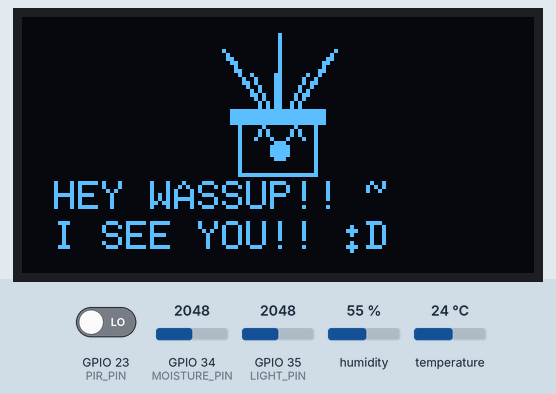
Bench run of a sketch on a simulated ESP32. Parts: 128×64 one-colour display. The test bench sets the inputs (shaded band); at power-on: GPIO 34 (MOISTURE_PIN) = 2048, GPIO 35 (LIGHT_PIN) = 2048, temperature 24 °C, GPIO 23 (PIR_PIN) LOW, humidity 55 % (analog values on the 0–4095 scale). WiFi joins after 1.5 s; servers stay silent unless stated; uploads are accepted with an empty reply; what the sketch prints to the serial monitor is not drawn.

Above: at 5.5 s.
5.6 s: GPIO 34 (MOISTURE_PIN) set to 2955
At 9.7 s:
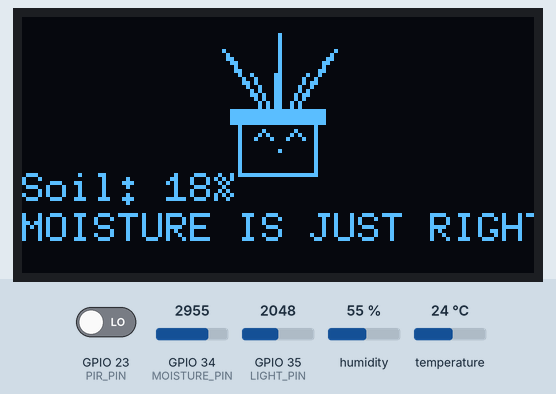
12.3 s: GPIO 34 (MOISTURE_PIN) set to 3040
At 13.5 s:
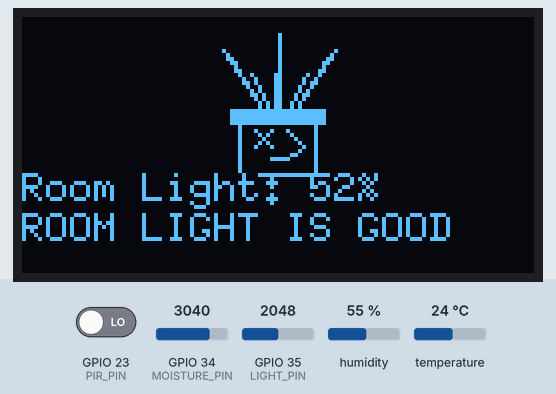
14.7 s: GPIO 35 (LIGHT_PIN) set to 3972
At 16.7 s:
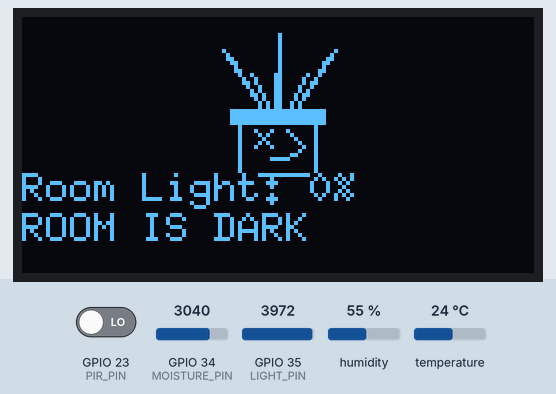
16.9 s: temperature set to 12 °C
At 20.5 s:
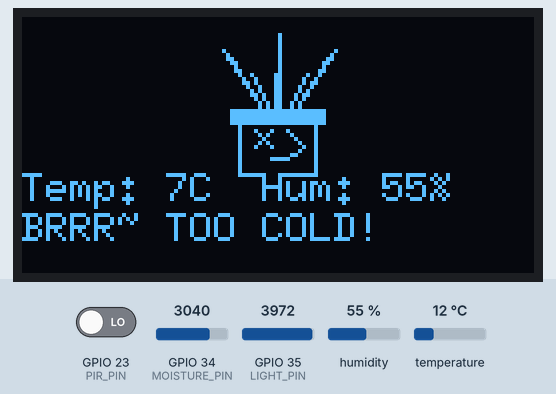
21.2 s: temperature set to 19 °C
At 22.7 s:
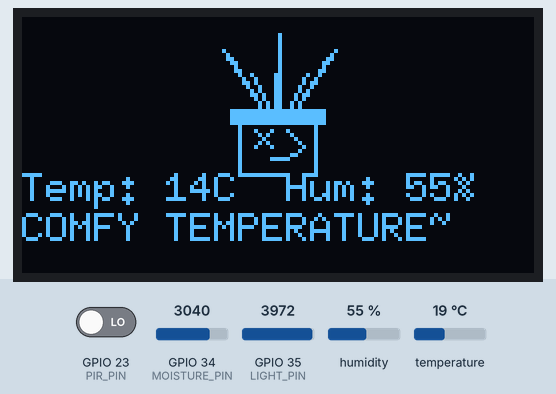
27.8 s: GPIO 23 (PIR_PIN) driven HIGH
At 28.8 s:
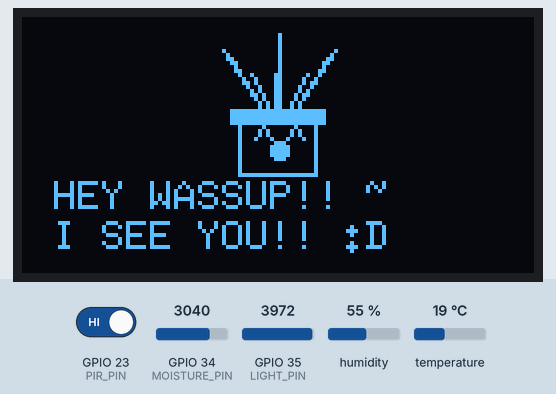
Timing chart, 0 to 30.5 s (numbered marks = the images above; inputs shaded):
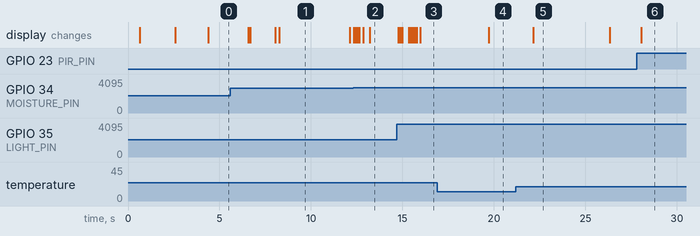

Measured:
- the behaviour switches between 2996 and 2997 on GPIO 34 (MOISTURE_PIN) (found by bisection; images 1 and 2)
- after the input at 14.7 s, the display: first changes after 0.07 s (image 3 shows a later state)
- after the input at 16.9 s, the display: changes after 2.8 s (image 4)
- after the input at 21.2 s, the display: changes after 0.94 s (image 5)
- after the input at 27.8 s, the display: changes after 0.25 s (image 6)
- what the display in image 5 shows lasts 4.2 s, from 22.1 s to 26.3 s

The sketch:

Aloepot.ino
```cpp
#include <Arduino.h>
#include <ArduinoJson.h>
#include <DHT.h>
#include <HTTPClient.h>
#include <U8g2lib.h>
#include <WiFi.h>

// Hardware I2C constructor for SSD1306 OLED (default SCL=22, SDA=21)
U8G2_SSD1306_128X64_NONAME_F_HW_I2C u8g2(U8G2_R0, /* reset=*/U8X8_PIN_NONE);

// --- PIN DEFINITIONS ---
const int MOISTURE_PIN = 34; // Soil Moisture Sensor (Analog)
const int LIGHT_PIN = 35;    // LDR Light Sensor (Analog)
const int PIR_PIN = 23;      // Motion Sensor (Digital)
const int DHT_PIN = 4;       // DHT11 Temp/Humidity Sensor (GPIO 4)

#define DHTTYPE DHT11
DHT dht(DHT_PIN, DHTTYPE);

// --- SENSOR CALIBRATION DATA ---
// Capacitive Soil Moisture: Dry air ~3300, Saturated water ~1400
const int DRY_RAW_SOIL = 3300;  // Dry air / dry soil -> 0%
const int WET_RAW_SOIL = 1400;  // Water / wet soil -> 100%
const int DRY_THRESHOLD = 15;   // Aloe Vera: Water when <= 15%

// LDR Light Sensor: Darkness ~3900, Indoor ambient ~1400-2400, Bright direct ~400
const int DARK_RAW_LIGHT = 3900;  // Total Darkness -> 0%
const int BRIGHT_RAW_LIGHT = 400; // Bright Direct Light -> 100%
const int LIGHT_THRESHOLD = 30;   // Aloe Vera needs >= 30% light

// --- TIMING & DISPLAY ---
unsigned long lastMotionTime = 0;
bool isDisplayOn = true; // Keep OLED screen ALWAYS on so it never goes black

// Screen mode rotation: 6.5s per screen (relaxed, easy to read)
const unsigned long SCREEN_ROTATE_INTERVAL_MS = 6500;
unsigned long modeSwitchTimer = 0;
int displayState = 0; // 0 = Greeting, 1 = Soil, 2 = Light, 3 = Temp/Humidity, 4 = Weather/Rain

// Motion greeting lock (ensures greeting stays visible for 4s without constant re-triggering)
unsigned long greetingLockUntil = 0;
unsigned long lastOledGreetingTime = 0;
const unsigned long OLED_GREETING_COOLDOWN_MS = 600000; // 10 minutes (600,000 ms) between routine greetings
bool motionGreetingActive = false;
bool previousMotionState = false;

// Display rendering refresh timer (smooth 30 FPS rendering)
unsigned long lastDisplayRefresh = 0;
const unsigned long DISPLAY_REFRESH_INTERVAL_MS = 100;

// Weather state received from backend
bool isRaining = false;

// Filtered / smoothed sensor state (Exponential Moving Average)
float smoothedSoilPercent = -1.0;
float smoothedLightPercent = -1.0;

// Person recognition state received from backend
int personStatus = 0; // 0 = None (generic motion), 1 = Meenakshi, 2 = Stranger
int previousPersonStatus = 0;
String personName = "";
String greetingLine1 = "HEY WASSUP!! ~";
String greetingLine2 = "I SEE YOU!! :D";
unsigned long lastPersonDetectedTime = 0;
const unsigned long PERSON_ACTIVE_TIMEOUT_MS = 30000; // Person greeting active for 30s
unsigned long lastStrangerGreetingTime = 0;
bool strangerGreetedOnce = false; // Only trigger stranger alert 1 time

// --- WIFI + BACKEND CONFIG ---
const char *WIFI_SSID = "meeeeen";
const char *WIFI_PASSWORD = "1234567890";
const char *SERVER_URL = "http://10.214.189.5:5000/api/sensor-data"; // Flask Backend IP
const char *DEVICE_ID = "aloe-pot-01";

const unsigned long SEND_INTERVAL_MS = 5000; // Send periodic data every 5s
unsigned long lastSendTime = 0;
const unsigned long MOTION_POST_INTERVAL_MS = 4000; // Cooldown between immediate motion posts
unsigned long lastMotionPostTime = 0;

// Sensor connection flags
const bool MOISTURE_SENSOR_CONNECTED = true;
const bool LIGHT_SENSOR_CONNECTED = true;
const bool PIR_SENSOR_CONNECTED = true;
const bool DHT_SENSOR_CONNECTED = true;

// --- DHT11 CALIBRATION & TIMING ---
// DHT11 needs at least 2 seconds between reads to prevent sensor self-heating
const unsigned long DHT_SAMPLE_INTERVAL_MS = 2500;
unsigned long lastDHTSampleTime = 0;
float cachedTempC = 25.0;
float cachedHum = 50.0;
// Compensates for ESP32 Wi-Fi module & linear regulator PCB heat radiated to DHT11:
const float TEMP_CALIBRATION_OFFSET_C = -4.5; // Compensates for ESP32 self-heating
const float TEMP_TOO_HOT_C = 31.0;            // Aloe vera is a succulent; thrives up to 31 C (88 F)
const float TEMP_TOO_COLD_C = 13.0;           // Cold alert threshold

// Forward function declarations
void handlePersonStatusUpdate(int s, unsigned long now, String l1 = "", String l2 = "");
bool sendSensorData(int moisturePercent, int lightPercent, float tempC, float hum, bool motionDetected);
void drawAloeVera(bool isHappy, bool isGreeting, int personMode = 0, bool isBlinking = false);

// --- SMOOTHING FILTER (32-sample oversampling with min/max outlier rejection) ---
int getSmoothedRead(int pin) {
  long sum = 0;
  int minVal = 4096;
  int maxVal = 0;
  for (int i = 0; i < 32; i++) {
    int val = analogRead(pin);
    if (val < minVal) minVal = val;
    if (val > maxVal) maxVal = val;
    sum += val;
    delayMicroseconds(150);
  }
  // Discard the single lowest and highest noise spikes
  return (sum - minVal - maxVal) / 30;
}

void connectWiFi() {
  WiFi.disconnect(true);
  delay(300);
  WiFi.mode(WIFI_STA);

  WiFi.begin(WIFI_SSID, WIFI_PASSWORD);
  Serial.print("Connecting to WiFi");

  unsigned long startAttempt = millis();
  while (WiFi.status() != WL_CONNECTED && millis() - startAttempt < 12000) {
    delay(400);
    Serial.print(".");
  }

  if (WiFi.status() == WL_CONNECTED) {
    Serial.println("\nWiFi connected! IP: " + WiFi.localIP().toString());
  } else {
    Serial.println("\nWiFi connection failed - continuing offline, will retry.");
  }
}

void setup() {
  Serial.begin(115200);
  delay(600);

  analogSetAttenuation(ADC_11db);
  analogReadResolution(12);

  pinMode(MOISTURE_PIN, INPUT);
  pinMode(LIGHT_PIN, INPUT);
  // Using INPUT_PULLDOWN stabilizes the PIR output on ESP32 GPIO 23
  pinMode(PIR_PIN, INPUT_PULLDOWN);

  dht.begin();

  u8g2.begin();
  u8g2.setPowerSave(0);
  isDisplayOn = true;
  lastMotionTime = millis();

  // Startup splash screen
  u8g2.clearBuffer();
  u8g2.setFont(u8g2_font_6x10_tf);
  u8g2.setCursor(10, 28);
  u8g2.print("AloePulse");
  u8g2.setCursor(10, 44);
  u8g2.print("WiFi: ");
  u8g2.print(WIFI_SSID);
  u8g2.sendBuffer();

  connectWiFi();

  u8g2.clearBuffer();
  u8g2.setFont(u8g2_font_6x10_tf);
  if (WiFi.status() == WL_CONNECTED) {
    u8g2.setCursor(16, 20);
    u8g2.print("WiFi Connected!");
    u8g2.setCursor(10, 36);
    u8g2.print("IP: ");
    u8g2.print(WiFi.localIP().toString().c_str());
    u8g2.setCursor(12, 52);
    u8g2.print("AloePulse Online :)");
  } else {
    u8g2.setCursor(16, 25);
    u8g2.print("WiFi Offline :(");
    u8g2.setCursor(5, 42);
    u8g2.print("Running in Standalone");
  }
  u8g2.sendBuffer();
  delay(1500);

  // Initial sensor read & transmission
  int initMoist = 0;
  if (MOISTURE_SENSOR_CONNECTED) {
    int rawSoil = getSmoothedRead(MOISTURE_PIN);
    initMoist = constrain(map(rawSoil, DRY_RAW_SOIL, WET_RAW_SOIL, 0, 100), 0, 100);
    smoothedSoilPercent = initMoist;
  }
  int initLight = 0;
  if (LIGHT_SENSOR_CONNECTED) {
    int rawLight = getSmoothedRead(LIGHT_PIN);
    initLight = constrain(map(rawLight, DARK_RAW_LIGHT, BRIGHT_RAW_LIGHT, 0, 100), 0, 100);
    smoothedLightPercent = initLight;
  }
  float initTemp = DHT_SENSOR_CONNECTED ? dht.readTemperature() : 0.0;
  float initHum = DHT_SENSOR_CONNECTED ? dht.readHumidity() : 0.0;

  sendSensorData(initMoist, initLight, initTemp, initHum, false);
}

// Draw cute potted Aloe Vera plant with natural blinking expressions
void drawAloeVera(bool isHappy, bool isGreeting, int personMode, bool isBlinking) {
  // Pot
  u8g2.drawFrame(54, 26, 20, 14);
  u8g2.drawBox(52, 23, 24, 4);

  // Leaves
  u8g2.drawLine(64, 23, 64, 4);
  u8g2.drawLine(63, 23, 64, 4);
  u8g2.drawLine(60, 23, 50, 8);
  u8g2.drawLine(60, 23, 52, 10);
  u8g2.drawLine(68, 23, 78, 8);
  u8g2.drawLine(68, 23, 76, 10);
  u8g2.drawLine(62, 23, 57, 14);
  u8g2.drawLine(66, 23, 71, 14);

  // Face
  if (isGreeting) {
    if (personMode == 1) {
      // Meenakshi Recognized! Cute loving winking face + heart
      u8g2.drawLine(58, 30, 60, 27);
      u8g2.drawLine(60, 27, 62, 30);
      u8g2.drawBox(66, 28, 4, 2); // Winking eye
      u8g2.drawDisc(64, 33, 2);   // Happy open smile
      // Little heart above pot
      u8g2.drawPixel(75, 20);
      u8g2.drawPixel(77, 20);
      u8g2.drawPixel(76, 21);
    } else if (personMode == 2) {
      // Stranger / Unknown visitor! Surprised/inquisitive wide round eyes + small mouth
      u8g2.drawCircle(59, 29, 2);
      u8g2.drawCircle(68, 29, 2);
      u8g2.drawCircle(64, 34, 1);
    } else {
      // Generic motion greeting: Happy squinting eyes & open mouth
      u8g2.drawLine(58, 30, 60, 27);
      u8g2.drawLine(60, 27, 62, 30);
      u8g2.drawLine(66, 30, 68, 27);
      u8g2.drawLine(68, 27, 70, 30);
      u8g2.drawDisc(64, 33, 2);
    }
  } else if (isHappy) {
    if (isBlinking) {
      // Soft, natural blink
      u8g2.drawLine(58, 30, 60, 28);
      u8g2.drawLine(60, 28, 62, 30);
      u8g2.drawBox(66, 29, 4, 1);
    } else {
      // Wide open cheerful eyes
      u8g2.drawLine(58, 30, 60, 28);
      u8g2.drawLine(60, 28, 62, 30);
      u8g2.drawLine(66, 30, 68, 28);
      u8g2.drawLine(68, 28, 70, 30);
    }
    u8g2.drawPixel(64, 33);
  } else {
    // Sad/Stressed face
    u8g2.drawLine(58, 28, 62, 32);
    u8g2.drawLine(62, 28, 58, 32);
    u8g2.drawLine(66, 28, 70, 32);
    u8g2.drawLine(70, 32, 66, 35);
    u8g2.drawLine(62, 35, 66, 35);
  }
}

// Handles person status updates from AI Face Tracker (HTTP or USB Serial)
// Respects the 10-minute cooldown for owner greeting and immediate alerts for strangers
void handlePersonStatusUpdate(int s, unsigned long now, String l1, String l2) {
  if (s <= 0) {
    if (personStatus > 0 && (now - lastPersonDetectedTime > PERSON_ACTIVE_TIMEOUT_MS)) {
      personStatus = 0;
      previousPersonStatus = 0;
    }
    return;
  }

  bool isNewDetection = (s != previousPersonStatus);
  personStatus = s;
  lastPersonDetectedTime = now;
  if (l1.length() > 0) greetingLine1 = l1;
  if (l2.length() > 0) greetingLine2 = l2;

  bool triggerGreeting = false;
  if (s == 2) {
    // Stranger: alert ONLY 1 TIME for now so it does not irritate
    if (!strangerGreetedOnce) {
      triggerGreeting = true;
      strangerGreetedOnce = true;
      lastStrangerGreetingTime = now;
      Serial.println("[AI] Stranger detected! Alerting 'Hey stranger' (only 1 time).");
    }
  } else if (s == 1) {
    // Owner Meenakshi: ONLY trigger greeting on fresh arrival (or after 10-minute cooldown)
    if (isNewDetection && (now - lastOledGreetingTime >= OLED_GREETING_COOLDOWN_MS || lastOledGreetingTime == 0)) {
      triggerGreeting = true;
      lastOledGreetingTime = now;
      Serial.println("[AI] Owner Recognized: Meenakshi! Showing greeting (10-min cooldown started).");
    }
  }

  if (triggerGreeting) {
    if (!isDisplayOn) {
      u8g2.setPowerSave(0);
      isDisplayOn = true;
    }
    displayState = 0; // Mode 0 = Greeting screen
    greetingLockUntil = now + 4000; // Hold for 4 seconds then allow normal sensor rotation
  }
  previousPersonStatus = s;
}

// Emits structured telemetry over Serial (USB) and sends via HTTP POST with fast timeout
bool sendSensorData(int moisturePercent, int lightPercent, float tempC, float hum, bool motionDetected) {
  float safeTemp = isnan(tempC) ? 0.0 : tempC;
  float safeHum = isnan(hum) ? 0.0 : hum;

  JsonDocument doc;
  doc["device_id"] = DEVICE_ID;
  doc["temperature_c"] = safeTemp;
  doc["humidity_pct"] = safeHum;
  doc["soil_moisture_pct"] = moisturePercent;
  doc["light_pct"] = lightPercent;
  doc["motion_detected"] = motionDetected;

  String payload;
  serializeJson(doc, payload);

  // 1. Output line over USB Serial
  Serial.println(payload);

  // 2. If Wi-Fi connected, POST to HTTP backend
  if (WiFi.status() != WL_CONNECTED) {
    return false;
  }

  HTTPClient http;
  http.begin(SERVER_URL);
  http.addHeader("Content-Type", "application/json");
  http.setTimeout(1200); // 1.2s timeout ensures network hiccups NEVER freeze the loop

  int httpCode = http.POST(payload);
  bool ok = false;
  if (httpCode == 200) {
    String respStr = http.getString();
    Serial.println("Backend response: " + respStr);

    // Parse backend response to check real-time outdoor rain alerts and person recognition
    JsonDocument resDoc;
    DeserializationError err = deserializeJson(resDoc, respStr);
    if (!err) {
      if (resDoc.containsKey("is_raining")) {
        isRaining = resDoc["is_raining"].as<bool>();
      }
      if (resDoc.containsKey("person_status")) {
        int s = resDoc["person_status"].as<int>();
        String l1 = resDoc.containsKey("greeting_line1") ? resDoc["greeting_line1"].as<String>() : "";
        String l2 = resDoc.containsKey("greeting_line2") ? resDoc["greeting_line2"].as<String>() : "";
        handlePersonStatusUpdate(s, millis(), l1, l2);
      }
    }
    ok = true;
  } else if (httpCode > 0) {
    Serial.println("Backend returned code: " + String(httpCode));
  } else {
    Serial.println("POST failed: " + http.errorToString(httpCode));
  }
  http.end();
  return ok;
}

void loop() {
  unsigned long now = millis();

  // --- 0. CHECK USB SERIAL FOR LIVE COMMANDS/PERSON STATUS FROM PYTHON BACKEND ---
  if (Serial.available()) {
    String serLine = Serial.readStringUntil('\n');
    serLine.trim();
    if (serLine.startsWith("{") && serLine.endsWith("}")) {
      JsonDocument serDoc;
      if (!deserializeJson(serDoc, serLine)) {
        if (serDoc.containsKey("is_raining")) {
          isRaining = serDoc["is_raining"].as<bool>();
        }
        if (serDoc.containsKey("person_status")) {
          int s = serDoc["person_status"].as<int>();
          String l1 = serDoc.containsKey("line1") ? serDoc["line1"].as<String>() : "";
          String l2 = serDoc.containsKey("line2") ? serDoc["line2"].as<String>() : "";
          handlePersonStatusUpdate(s, now, l1, l2);
        }
      }
    }
  }

  // --- 1. RELIABLE PIR MOTION DETECTION ---
  // Read pin with digitalRead; INPUT_PULLDOWN ensures no floating line noise
  bool rawPin = (digitalRead(PIR_PIN) == HIGH);
  bool motionDetected = PIR_SENSOR_CONNECTED && rawPin;
  bool newMotionTrigger = motionDetected && !previousMotionState;
  previousMotionState = motionDetected;

  if (motionDetected) {
    lastMotionTime = now;

    // Instantly wake up the OLED display if it was sleeping
    bool justWokeUp = !isDisplayOn;
    if (justWokeUp) {
      u8g2.setPowerSave(0);
      isDisplayOn = true;
    }

    // Trigger greeting screen if:
    // 1) OLED just woke up from sleep (new arrival into room), OR
    // 2) At least 10 minutes (600s) have passed since the last greeting
    bool cooldownPassed = (now - lastOledGreetingTime >= OLED_GREETING_COOLDOWN_MS || lastOledGreetingTime == 0);

    if (justWokeUp || (newMotionTrigger && cooldownPassed)) {
      displayState = 0; // Mode 0 = Greeting
      greetingLockUntil = now + 4000; // Hold greeting for 4 seconds
      lastOledGreetingTime = now;
      motionGreetingActive = true;
      Serial.println("[PIR] Arrival detected! Showing greeting.");
    }
  }

  // Keep OLED active and rendering continuously (no auto-sleep)
  isDisplayOn = true;

  // --- 2. SENSOR READINGS (EMA Filtered) ---
  int moisturePercent = 0;
  if (MOISTURE_SENSOR_CONNECTED) {
    int rawSoil = getSmoothedRead(MOISTURE_PIN);
    float currentMoist = constrain(map(rawSoil, DRY_RAW_SOIL, WET_RAW_SOIL, 0, 100), 0, 100);
    if (smoothedSoilPercent < 0) {
      smoothedSoilPercent = currentMoist;
    } else {
      // Exponential Moving Average (85% previous, 15% new reading)
      smoothedSoilPercent = (smoothedSoilPercent * 0.85) + (currentMoist * 0.15);
    }
    moisturePercent = round(smoothedSoilPercent);
  }

  int lightPercent = 0;
  if (LIGHT_SENSOR_CONNECTED) {
    int rawLight = getSmoothedRead(LIGHT_PIN);
    float currentLight = constrain(map(rawLight, DARK_RAW_LIGHT, BRIGHT_RAW_LIGHT, 0, 100), 0, 100);
    if (smoothedLightPercent < 0) {
      smoothedLightPercent = currentLight;
    } else {
      smoothedLightPercent = (smoothedLightPercent * 0.85) + (currentLight * 0.15);
    }
    lightPercent = round(smoothedLightPercent);
  }

  // Throttle DHT11 sampling to prevent internal sensor self-heating
  if (DHT_SENSOR_CONNECTED && (now - lastDHTSampleTime >= DHT_SAMPLE_INTERVAL_MS || lastDHTSampleTime == 0)) {
    lastDHTSampleTime = now;
    float rawT = dht.readTemperature();
    float rawH = dht.readHumidity();
    if (!isnan(rawT)) {
      cachedTempC = rawT + TEMP_CALIBRATION_OFFSET_C;
    }
    if (!isnan(rawH)) {
      cachedHum = rawH;
    }
  }
  float tempC = cachedTempC;
  float hum = cachedHum;

  // --- 3. TELEMETRY & MOTION REPORTING ---
  // Immediate post on new motion (throttled to once every 4 seconds)
  if (newMotionTrigger && (now - lastMotionPostTime >= MOTION_POST_INTERVAL_MS)) {
    lastMotionPostTime = now;
    sendSensorData(moisturePercent, lightPercent, tempC, hum, true);
  }

  // Periodic telemetry to backend every 5 seconds
  if (now - lastSendTime >= SEND_INTERVAL_MS) {
    lastSendTime = now;
    sendSensorData(moisturePercent, lightPercent, tempC, hum, motionDetected);
  }

  // --- 4. OLED DISPLAY RENDERING (NON-BLOCKING) ---
  if (isDisplayOn && (now - lastDisplayRefresh >= DISPLAY_REFRESH_INTERVAL_MS)) {
    lastDisplayRefresh = now;

    // Natural eye blink: gentle 220ms blink every 4 seconds
    bool isBlinking = ((now % 4000) < 220);

    bool soilNeedsWater = (moisturePercent <= DRY_THRESHOLD);
    bool plantNeedsLight = (lightPercent < LIGHT_THRESHOLD);
    bool isHappy = (!soilNeedsWater && !plantNeedsLight);

    // If locked into greeting by recent motion, keep displayState = 0
    if (now < greetingLockUntil) {
      displayState = 0;
    } else {
      // Rotate through modes every 6.5 seconds (relaxed, easy to read)
      if (now - modeSwitchTimer > SCREEN_ROTATE_INTERVAL_MS) {
        modeSwitchTimer = now;
        displayState = (displayState + 1) % 5;
        // Skip greeting state during idle rotation (mode 0 is reserved for motion)
        if (displayState == 0) {
          displayState = 1;
        }
      }
    }

    // Check if person recognition has timed out
    if (personStatus > 0 && (now - lastPersonDetectedTime > PERSON_ACTIVE_TIMEOUT_MS)) {
      personStatus = 0;
    }

    u8g2.clearBuffer();
    drawAloeVera(isHappy, (displayState == 0), (displayState == 0 ? personStatus : 0), isBlinking);
    u8g2.setFont(u8g2_font_6x10_tf);

    if (displayState == 0) {
      if (personStatus == 1) {
        // Owner Meenakshi Recognized!
        u8g2.setCursor(6, 48);
        u8g2.print("HI MEENAKSHI! :D");
        u8g2.setCursor(6, 58);
        if (isRaining) {
          u8g2.print("RAIN ALERT! STAY DRY");
        } else {
          u8g2.print("WELCOME HOME! <3");
        }
      } else if (personStatus == 2) {
        // Stranger / Unknown visitor!
        u8g2.setCursor(6, 48);
        u8g2.print("HEY STRANGER! ~");
        u8g2.setCursor(6, 58);
        u8g2.print("WTSUP! WHO'S THERE?");
      } else {
        // Generic PIR Motion Greeting & Rain Alert
        u8g2.setCursor(8, 48);
        u8g2.print("HEY WASSUP!! ~");
        u8g2.setCursor(8, 58);
        if (isRaining) {
          u8g2.print("IT'S RAINING! :O");
        } else {
          u8g2.print("I SEE YOU!! :D");
        }
      }
    } else if (displayState == 1) {
      // Soil Moisture Mode
      u8g2.setCursor(0, 46);
      u8g2.print("Soil: ");
      u8g2.print(moisturePercent);
      u8g2.print("%");

      u8g2.setCursor(0, 56);
      if (soilNeedsWater) {
        u8g2.print("DRY~ TIME TO WATER");
      } else {
        u8g2.print("MOISTURE IS JUST RIGHT");
      }
    } else if (displayState == 2) {
      // Room Light Mode
      u8g2.setCursor(0, 46);
      u8g2.print("Room Light: ");
      u8g2.print(lightPercent);
      u8g2.print("%");

      u8g2.setCursor(0, 56);
      if (lightPercent < 20) {
        u8g2.print("ROOM IS DARK");
      } else if (plantNeedsLight) {
        u8g2.print("ROOM IS A BIT DIM");
      } else if (lightPercent < 70) {
        u8g2.print("ROOM LIGHT IS GOOD");
      } else {
        u8g2.print("ROOM IS BRIGHT & COZY");
      }
    } else if (displayState == 3) {
      // Temperature & Humidity Mode
      u8g2.setCursor(0, 46);
      if (isnan(tempC) || isnan(hum)) {
        u8g2.print("Temp: Sensor Error");
      } else {
        u8g2.print("Temp: ");
        u8g2.print((int)tempC);
        u8g2.print("C  Hum: ");
        u8g2.print((int)hum);
        u8g2.print("%");

        u8g2.setCursor(0, 56);
        if (tempC < TEMP_TOO_COLD_C) {
          u8g2.print("BRRR~ TOO COLD!");
        } else if (tempC > TEMP_TOO_HOT_C) {
          u8g2.print("TOO WARM FOR ME~");
        } else {
          u8g2.print("COMFY TEMPERATURE~");
        }
      }
    } else {
      // Outdoor Weather & Rain Status Mode
      u8g2.setCursor(0, 46);
      u8g2.print("Outdoor Weather:");

      u8g2.setCursor(0, 56);
      if (isRaining) {
        u8g2.print("RAIN ALERT! STAY DRY");
      } else {
        u8g2.print("OUTDOOR SKIES CLEAR");
      }
    }

    u8g2.sendBuffer();
  }

  // Small 10ms yield to allow ESP32 background tasks and WiFi stack to process smoothly
  delay(10);
}
```
